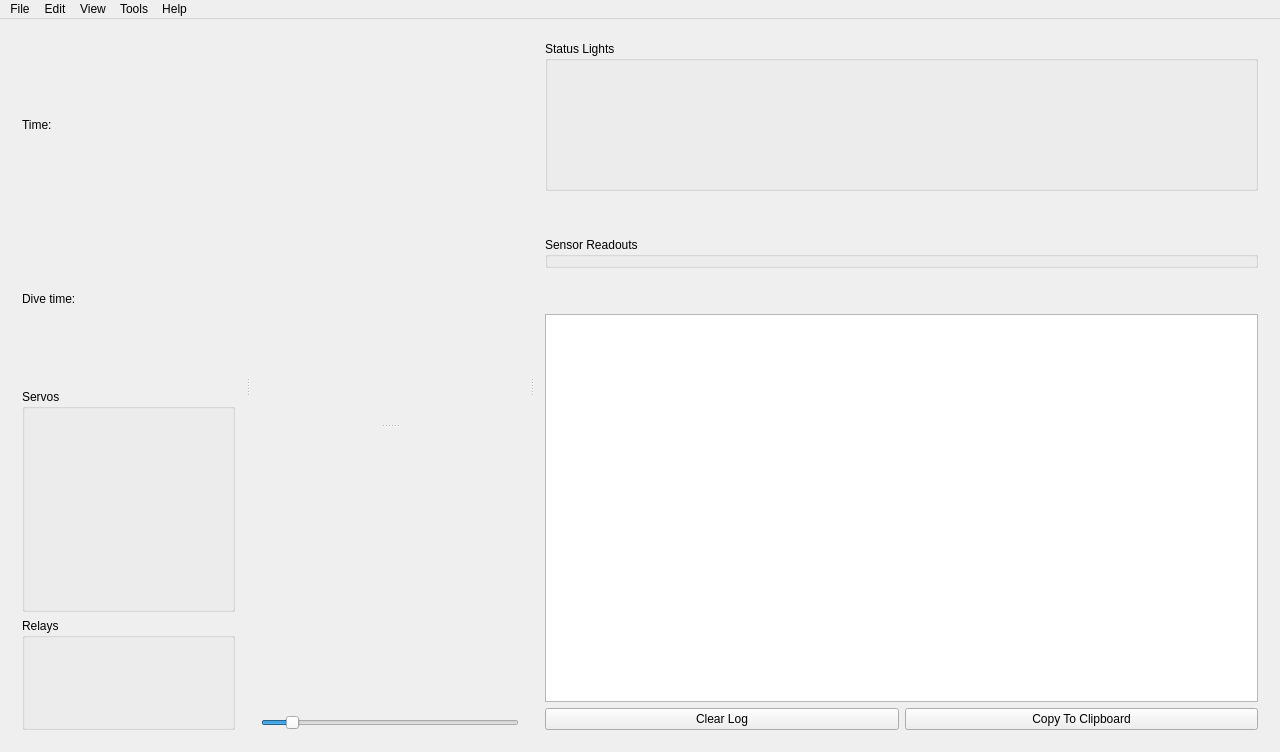
<?xml version="1.0" encoding="UTF-8"?>
<ui version="4.0">
 <class>MainWindow</class>
 <widget class="QMainWindow" name="MainWindow">
  <property name="geometry">
   <rect>
    <x>0</x>
    <y>0</y>
    <width>1280</width>
    <height>752</height>
   </rect>
  </property>
  <property name="minimumSize">
   <size>
    <width>1024</width>
    <height>560</height>
   </size>
  </property>
  <property name="maximumSize">
   <size>
    <width>100000</width>
    <height>100000</height>
   </size>
  </property>
  <property name="windowTitle">
   <string>Monterey ROV Controller</string>
  </property>
  <widget class="QWidget" name="centralWidget">
   <layout class="QGridLayout" name="gridLayout_4">
    <item row="0" column="0">
     <widget class="QSplitter" name="splitterHorizontal">
      <property name="orientation">
       <enum>Qt::Horizontal</enum>
      </property>
      <widget class="QWidget" name="layoutWidget">
       <layout class="QVBoxLayout" name="verticalLayout_4">
        <item>
         <layout class="QGridLayout" name="gridLayout_3" columnstretch="1,2">
          <item row="0" column="0">
           <widget class="QLabel" name="label_11">
            <property name="font">
             <font>
              <stylestrategy>PreferAntialias</stylestrategy>
             </font>
            </property>
            <property name="text">
             <string>Time:</string>
            </property>
           </widget>
          </item>
          <item row="0" column="1">
           <widget class="QLabel" name="labCurrentTime">
            <property name="font">
             <font>
              <stylestrategy>PreferAntialias</stylestrategy>
             </font>
            </property>
            <property name="text">
             <string/>
            </property>
           </widget>
          </item>
          <item row="1" column="0">
           <widget class="QLabel" name="label_13">
            <property name="font">
             <font>
              <stylestrategy>PreferAntialias</stylestrategy>
             </font>
            </property>
            <property name="text">
             <string>Dive time:</string>
            </property>
           </widget>
          </item>
          <item row="1" column="1">
           <widget class="QLabel" name="labDiveTime">
            <property name="font">
             <font>
              <stylestrategy>PreferAntialias</stylestrategy>
             </font>
            </property>
            <property name="text">
             <string/>
            </property>
           </widget>
          </item>
         </layout>
        </item>
        <item>
         <layout class="QVBoxLayout" name="verticalLayout_2">
          <item>
           <widget class="QGroupBox" name="groupBoxServoSliders">
            <property name="sizePolicy">
             <sizepolicy hsizetype="Preferred" vsizetype="Preferred">
              <horstretch>0</horstretch>
              <verstretch>2</verstretch>
             </sizepolicy>
            </property>
            <property name="title">
             <string>Servos</string>
            </property>
            <layout class="QHBoxLayout" name="horizontalLayout"/>
           </widget>
          </item>
          <item>
           <widget class="QGroupBox" name="groupBoxRelayButtons">
            <property name="sizePolicy">
             <sizepolicy hsizetype="Preferred" vsizetype="Preferred">
              <horstretch>0</horstretch>
              <verstretch>1</verstretch>
             </sizepolicy>
            </property>
            <property name="title">
             <string>Relays</string>
            </property>
            <layout class="QVBoxLayout" name="verticalLayout"/>
           </widget>
          </item>
         </layout>
        </item>
       </layout>
      </widget>
      <widget class="QWidget" name="layoutWidget">
       <layout class="QVBoxLayout" name="verticalLayout_6">
        <item>
         <widget class="QSplitter" name="splitterVertical">
          <property name="orientation">
           <enum>Qt::Vertical</enum>
          </property>
          <widget class="GraphicsLayoutWidget" name="graphWidget" />
          <widget class="QWidget" name="layoutWidget">
           <layout class="QGridLayout" name="gridLayoutHUD" columnstretch="0">
            <property name="sizeConstraint">
             <enum>QLayout::SetDefaultConstraint</enum>
            </property>
            <property name="spacing">
             <number>0</number>
            </property>
           </layout>
          </widget>
         </widget>
        </item>
        <item>
         <widget class="QSlider" name="zoomSlider">
          <property name="toolTip">
           <string>Zoom the camera feed</string>
          </property>
          <property name="minimum">
           <number>0</number>
          </property>
          <property name="maximum">
           <number>1000</number>
          </property>
          <property name="value">
           <number>100</number>
          </property>
          <property name="orientation">
           <enum>Qt::Horizontal</enum>
          </property>
          <property name="tickPosition">
           <enum>QSlider::NoTicks</enum>
          </property>
         </widget>
        </item>
       </layout>
      </widget>
      <widget class="QWidget" name="layoutWidget">
       <layout class="QVBoxLayout" name="verticalLayout_5">
        <item>
         <layout class="QVBoxLayout" name="verticalLayout_3">
          <item>
           <widget class="QGroupBox" name="groupBoxStatus">
            <property name="sizePolicy">
             <sizepolicy hsizetype="Preferred" vsizetype="Minimum">
              <horstretch>0</horstretch>
              <verstretch>0</verstretch>
             </sizepolicy>
            </property>
            <property name="minimumSize">
             <size>
              <width>0</width>
              <height>150</height>
             </size>
            </property>
            <property name="title">
             <string>Status Lights</string>
            </property>
            <layout class="QGridLayout" name="gridLayout_2"/>
           </widget>
          </item>
          <item>
           <spacer name="verticalSpacer_4">
            <property name="orientation">
             <enum>Qt::Vertical</enum>
            </property>
            <property name="sizeType">
             <enum>QSizePolicy::Preferred</enum>
            </property>
            <property name="sizeHint" stdset="0">
             <size>
              <width>20</width>
              <height>40</height>
             </size>
            </property>
           </spacer>
          </item>
          <item>
           <widget class="QGroupBox" name="groupBoxSensorReadouts">
            <property name="title">
             <string>Sensor Readouts</string>
            </property>
           </widget>
          </item>
          <item>
           <spacer name="verticalSpacer_3">
            <property name="orientation">
             <enum>Qt::Vertical</enum>
            </property>
            <property name="sizeType">
             <enum>QSizePolicy::Preferred</enum>
            </property>
            <property name="sizeHint" stdset="0">
             <size>
              <width>20</width>
              <height>40</height>
             </size>
            </property>
           </spacer>
          </item>
          <item>
           <widget class="QTextEdit" name="teLog">
            <property name="lineWrapMode">
             <enum>QTextEdit::WidgetWidth</enum>
            </property>
            <property name="readOnly">
             <bool>true</bool>
            </property>
           </widget>
          </item>
         </layout>
        </item>
        <item>
         <layout class="QHBoxLayout" name="horizontalLayout_2">
          <item>
           <widget class="QPushButton" name="buttonClearLog">
            <property name="sizePolicy">
             <sizepolicy hsizetype="Minimum" vsizetype="Fixed">
              <horstretch>1</horstretch>
              <verstretch>0</verstretch>
             </sizepolicy>
            </property>
            <property name="toolTip">
             <string>Clears the log from this session of Monterey</string>
            </property>
            <property name="text">
             <string>Clear Log</string>
            </property>
           </widget>
          </item>
          <item>
           <widget class="QPushButton" name="buttonCopyLogToClipboard">
            <property name="sizePolicy">
             <sizepolicy hsizetype="Minimum" vsizetype="Fixed">
              <horstretch>1</horstretch>
              <verstretch>0</verstretch>
             </sizepolicy>
            </property>
            <property name="toolTip">
             <string>Copies the entire log to the clipboard</string>
            </property>
            <property name="text">
             <string>Copy To Clipboard</string>
            </property>
            <property name="flat">
             <bool>false</bool>
            </property>
           </widget>
          </item>
         </layout>
        </item>
       </layout>
      </widget>
     </widget>
    </item>
   </layout>
  </widget>
  <widget class="QMenuBar" name="menuBar">
   <property name="geometry">
    <rect>
     <x>0</x>
     <y>0</y>
     <width>1280</width>
     <height>24</height>
    </rect>
   </property>
   <widget class="QMenu" name="menuFile">
    <property name="title">
     <string>File</string>
    </property>
    <addaction name="actionCheck_for_Updates"/>
    <addaction name="separator"/>
    <addaction name="actionExit"/>
   </widget>
   <widget class="QMenu" name="menuEdit">
    <property name="title">
     <string>Edit</string>
    </property>
    <addaction name="actionSettings"/>
   </widget>
   <widget class="QMenu" name="menuView">
    <property name="title">
     <string>View</string>
    </property>
    <addaction name="actionDebug"/>
    <addaction name="actionJoystick_mappings"/>
    <addaction name="actionFullscreen"/>
   </widget>
   <widget class="QMenu" name="menuTools">
    <property name="title">
     <string>Tools</string>
    </property>
    <addaction name="actionRescan_Joysticks"/>
    <addaction name="separator"/>
    <addaction name="actionDive_Timer_Reset"/>
    <addaction name="separator"/>
    <addaction name="actionEnable_Dive_Logging"/>
    <addaction name="actionSave_Dive_Log"/>
    <addaction name="actionClear_Dive_Log"/>
   </widget>
   <widget class="QMenu" name="menuHelp">
    <property name="title">
     <string>Help</string>
    </property>
    <addaction name="actionAbout"/>
   </widget>
   <addaction name="menuFile"/>
   <addaction name="menuEdit"/>
   <addaction name="menuView"/>
   <addaction name="menuTools"/>
   <addaction name="menuHelp"/>
  </widget>
  <action name="actionAbout">
   <property name="text">
    <string>About Monterey</string>
   </property>
  </action>
  <action name="actionExit">
   <property name="text">
    <string>Exit</string>
   </property>
  </action>
  <action name="actionDebug">
   <property name="text">
    <string>Debug</string>
   </property>
   <property name="shortcut">
    <string>Ctrl+D</string>
   </property>
  </action>
  <action name="actionRescan_Joysticks">
   <property name="text">
    <string>Rescan Joysticks</string>
   </property>
   <property name="shortcut">
    <string>Ctrl+R</string>
   </property>
  </action>
  <action name="actionTimer_Start">
   <property name="text">
    <string>Timer - Start</string>
   </property>
  </action>
  <action name="actionDive_Timer_Reset">
   <property name="text">
    <string>Dive Timer - Reset</string>
   </property>
   <property name="toolTip">
    <string>Reset the dive timer</string>
   </property>
   <property name="shortcut">
    <string>Ctrl+T</string>
   </property>
  </action>
  <action name="actionSettings">
   <property name="text">
    <string>Settings</string>
   </property>
   <property name="shortcut">
    <string>Ctrl+S</string>
   </property>
  </action>
  <action name="actionJoystick_mappings">
   <property name="text">
    <string>Joystick Mappings</string>
   </property>
   <property name="shortcut">
    <string>Ctrl+J</string>
   </property>
  </action>
  <action name="actionSettings_2">
   <property name="text">
    <string>Settings</string>
   </property>
  </action>
  <action name="actionCheck_for_Updates">
   <property name="text">
    <string>Check for Updates</string>
   </property>
  </action>
  <action name="actionFullscreen">
   <property name="checkable">
    <bool>true</bool>
   </property>
   <property name="text">
    <string>Fullscreen</string>
   </property>
   <property name="toolTip">
    <string>Make the application go fullscreen.</string>
   </property>
   <property name="shortcut">
    <string>Ctrl+F</string>
   </property>
  </action>
  <action name="actionSave_Dive_Log">
   <property name="text">
    <string>Save Dive Log</string>
   </property>
  </action>
  <action name="actionEnable_Dive_Logging">
   <property name="checkable">
    <bool>true</bool>
   </property>
   <property name="checked">
    <bool>false</bool>
   </property>
   <property name="text">
    <string>Enable Dive Logging</string>
   </property>
  </action>
  <action name="actionClear_Dive_Log">
   <property name="text">
    <string>Clear Dive Log</string>
   </property>
  </action>
 </widget>
 <layoutdefault spacing="6" margin="11"/>
 <customwidgets>
  <customwidget>
   <class>PlotWidget</class>
   <extends>QWidget</extends>
   <header>pyqtgraph</header>
   <container>1</container>
  </customwidget>
  <customwidget>
   <class>GraphicsLayoutWidget</class>
   <extends>QWidget</extends>
   <header>pyqtgraph</header>
   <container>1</container>
  </customwidget>
 </customwidgets>
 <resources/>
 <connections/>
</ui>
